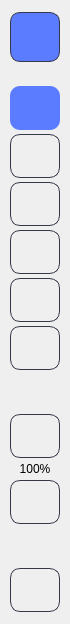
     <widget class="QWidget" name="leftToolbar" native="true">
      <property name="minimumSize">
       <size>
        <width>70</width>
        <height>0</height>
       </size>
      </property>
      <property name="maximumSize">
       <size>
        <width>70</width>
        <height>16777215</height>
       </size>
      </property>
      <property name="styleSheet">
       <string notr="true">QWidget#leftToolbar {
    background-color: #13151f;
    border-right: 1px solid #252936;
}

QPushButton {
    background-color: transparent;
    border: 1px solid #353849; 
    border-radius: 10px;
    padding: 12px;
    color: #8892a6;
}

QPushButton:hover {
    background-color: #1f2433;
    color: #e8eaed;
}

QPushButton:checked {
    background-color: #5b7cff;
    color: #e8eaed;
    border: none;
}</string>
      </property>
      <layout class="QVBoxLayout" name="verticalLayout_toolbar">
       <property name="spacing">
        <number>4</number>
       </property>
       <property name="leftMargin">
        <number>10</number>
       </property>
       <property name="topMargin">
        <number>12</number>
       </property>
       <property name="rightMargin">
        <number>10</number>
       </property>
       <property name="bottomMargin">
        <number>12</number>
       </property>
       <item>
        <widget class="QPushButton" name="logoButton">
         <property name="minimumSize">
          <size>
           <width>50</width>
           <height>50</height>
          </size>
         </property>
         <property name="maximumSize">
          <size>
           <width>50</width>
           <height>50</height>
          </size>
         </property>
         <property name="styleSheet">
          <string notr="true">background-color: #5b7cff;</string>
         </property>
         <property name="text">
          <string/>
         </property>
         <property name="icon">
          <iconset>
           <normalon>:/icons/ui/icons/atom-white.svg</normalon>
          </iconset>
         </property>
         <property name="iconSize">
          <size>
           <width>16</width>
           <height>16</height>
          </size>
         </property>
         <property name="checkable">
          <bool>false</bool>
         </property>
        </widget>
       </item>
       <item>
        <spacer name="verticalSpacer_toolbar1">
         <property name="orientation">
          <enum>Qt::Orientation::Vertical</enum>
         </property>
         <property name="sizeType">
          <enum>QSizePolicy::Policy::Fixed</enum>
         </property>
         <property name="sizeHint" stdset="0">
          <size>
           <width>20</width>
           <height>20</height>
          </size>
         </property>
        </spacer>
       </item>
       <item>
        <widget class="QPushButton" name="selectToolButton">
         <property name="minimumSize">
          <size>
           <width>50</width>
           <height>44</height>
          </size>
         </property>
         <property name="autoFillBackground">
          <bool>false</bool>
         </property>
         <property name="styleSheet">
          <string notr="true">font-size: 16px;</string>
         </property>
         <property name="text">
          <string/>
         </property>
         <property name="icon">
          <iconset resource="../resources.qrc">
           <normaloff>:/icons/ui/icons/mouse-pointer-gray.svg</normaloff>
           <normalon>:/icons/ui/icons/mouse-pointer-white.svg</normalon>:/icons/ui/icons/mouse-pointer-gray.svg</iconset>
         </property>
         <property name="checkable">
          <bool>true</bool>
         </property>
         <property name="checked">
          <bool>true</bool>
         </property>
        </widget>
       </item>
       <item>
        <widget class="QPushButton" name="circleToolButton">
         <property name="minimumSize">
          <size>
           <width>50</width>
           <height>44</height>
          </size>
         </property>
         <property name="text">
          <string/>
         </property>
         <property name="icon">
          <iconset resource="../resources.qrc">
           <normaloff>:/icons/ui/icons/circle-gray.svg</normaloff>
           <normalon>:/icons/ui/icons/circle-white.svg</normalon>:/icons/ui/icons/circle-gray.svg</iconset>
         </property>
         <property name="checkable">
          <bool>true</bool>
         </property>
        </widget>
       </item>
       <item>
        <widget class="QPushButton" name="rectangleToolButton">
         <property name="minimumSize">
          <size>
           <width>50</width>
           <height>44</height>
          </size>
         </property>
         <property name="text">
          <string/>
         </property>
         <property name="icon">
          <iconset resource="../resources.qrc">
           <normaloff>:/icons/ui/icons/square-gray.svg</normaloff>
           <normalon>:/icons/ui/icons/square-white.svg</normalon>:/icons/ui/icons/square-gray.svg</iconset>
         </property>
         <property name="checkable">
          <bool>true</bool>
         </property>
        </widget>
       </item>
       <item>
        <widget class="QPushButton" name="polygonToolButton">
         <property name="minimumSize">
          <size>
           <width>50</width>
           <height>44</height>
          </size>
         </property>
         <property name="text">
          <string/>
         </property>
         <property name="icon">
          <iconset resource="../resources.qrc">
           <normaloff>:/icons/ui/icons/pentagon-gray.svg</normaloff>
           <normalon>:/icons/ui/icons/pentagon-white.svg</normalon>:/icons/ui/icons/pentagon-gray.svg</iconset>
         </property>
         <property name="checkable">
          <bool>true</bool>
         </property>
        </widget>
       </item>
       <item>
        <widget class="QPushButton" name="moveToolButton">
         <property name="minimumSize">
          <size>
           <width>50</width>
           <height>44</height>
          </size>
         </property>
         <property name="text">
          <string/>
         </property>
         <property name="icon">
          <iconset resource="../resources.qrc">
           <normaloff>:/icons/ui/icons/move-gray.svg</normaloff>
           <normalon>:/icons/ui/icons/move-white.svg</normalon>:/icons/ui/icons/move-gray.svg</iconset>
         </property>
         <property name="checkable">
          <bool>true</bool>
         </property>
        </widget>
       </item>
       <item>
        <widget class="QPushButton" name="deletToolButton">
         <property name="minimumSize">
          <size>
           <width>50</width>
           <height>44</height>
          </size>
         </property>
         <property name="text">
          <string/>
         </property>
         <property name="icon">
          <iconset resource="../resources.qrc">
           <normaloff>:/icons/ui/icons/trash-gray.svg</normaloff>
           <normalon>:/icons/ui/icons/trash-white.svg</normalon>:/icons/ui/icons/trash-gray.svg</iconset>
         </property>
         <property name="checkable">
          <bool>true</bool>
         </property>
        </widget>
       </item>
       <item>
        <spacer name="verticalSpacer_toolbar2">
         <property name="orientation">
          <enum>Qt::Orientation::Vertical</enum>
         </property>
         <property name="sizeHint" stdset="0">
          <size>
           <width>20</width>
           <height>40</height>
          </size>
         </property>
        </spacer>
       </item>
       <item>
        <widget class="QPushButton" name="gridToolButton_4">
         <property name="minimumSize">
          <size>
           <width>50</width>
           <height>44</height>
          </size>
         </property>
         <property name="text">
          <string/>
         </property>
         <property name="icon">
          <iconset resource="../resources.qrc">
           <normaloff>:/icons/ui/icons/zoom-in-gray.svg</normaloff>:/icons/ui/icons/zoom-in-gray.svg</iconset>
         </property>
         <property name="checkable">
          <bool>false</bool>
         </property>
        </widget>
       </item>
       <item>
        <widget class="QLabel" name="label">
         <property name="styleSheet">
          <string notr="true">QLabel {
    background-color: transparent;
}</string>
         </property>
         <property name="text">
          <string>100%</string>
         </property>
         <property name="alignment">
          <set>Qt::AlignmentFlag::AlignCenter</set>
         </property>
        </widget>
       </item>
       <item>
        <widget class="QPushButton" name="gridToolButton_2">
         <property name="minimumSize">
          <size>
           <width>50</width>
           <height>44</height>
          </size>
         </property>
         <property name="text">
          <string/>
         </property>
         <property name="icon">
          <iconset resource="../resources.qrc">
           <normaloff>:/icons/ui/icons/zoom-out-gray.svg</normaloff>:/icons/ui/icons/zoom-out-gray.svg</iconset>
         </property>
         <property name="checkable">
          <bool>false</bool>
         </property>
        </widget>
       </item>
       <item>
        <spacer name="verticalSpacer_2">
         <property name="orientation">
          <enum>Qt::Orientation::Vertical</enum>
         </property>
         <property name="sizeHint" stdset="0">
          <size>
           <width>20</width>
           <height>40</height>
          </size>
         </property>
        </spacer>
       </item>
       <item>
        <widget class="QPushButton" name="gridToolButton">
         <property name="minimumSize">
          <size>
           <width>50</width>
           <height>44</height>
          </size>
         </property>
         <property name="text">
          <string/>
         </property>
         <property name="icon">
          <iconset resource="../resources.qrc">
           <normaloff>:/icons/ui/icons/grid-2x2-gray.svg</normaloff>:/icons/ui/icons/grid-2x2-gray.svg</iconset>
         </property>
         <property name="checkable">
          <bool>true</bool>
         </property>
        </widget>
       </item>
      </layout>
     </widget>
